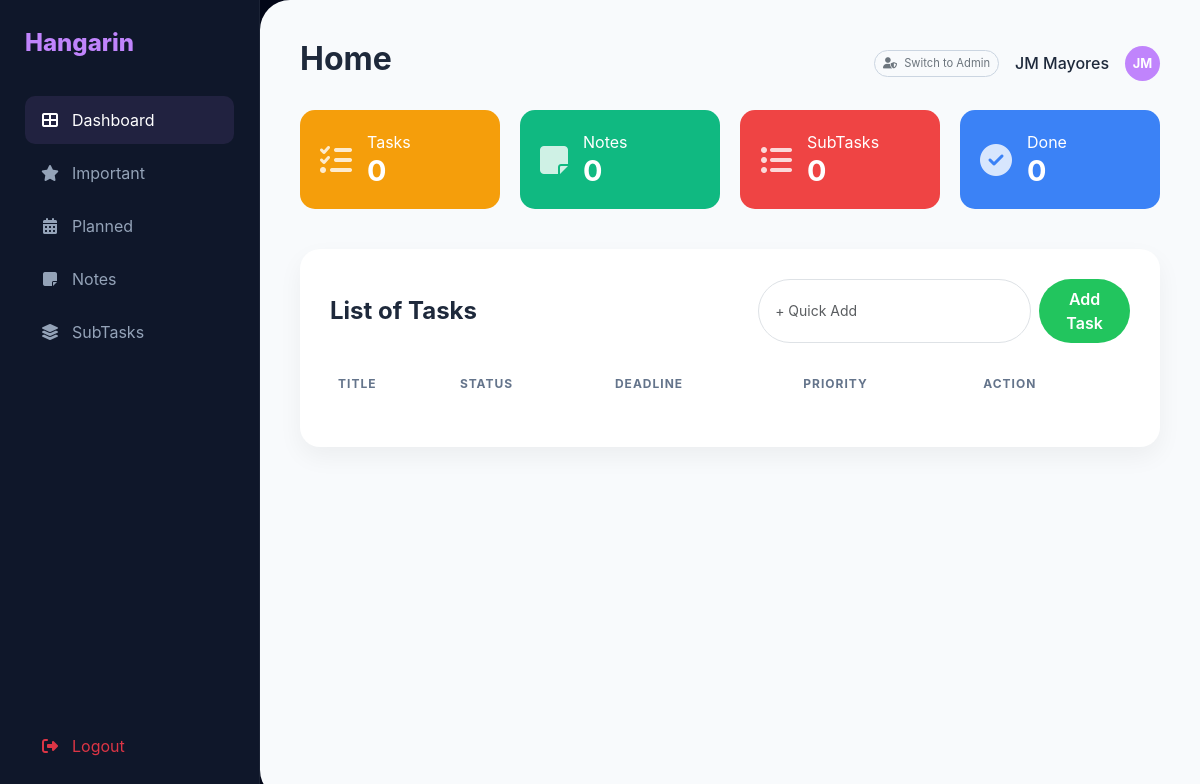
Page /dashboard/ on the earlier database version.
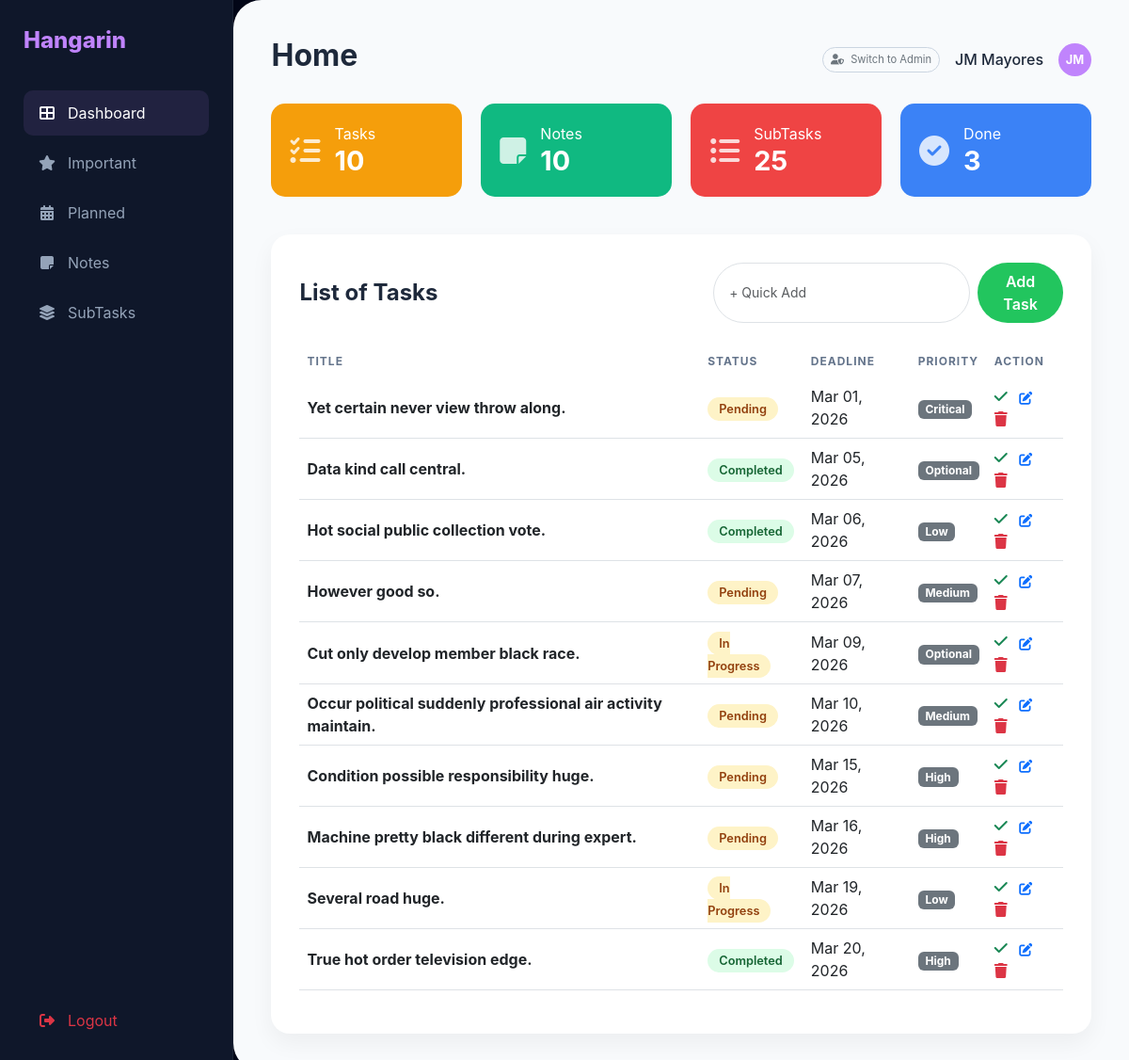
Same page on the later database version.
### hangarin/models.py (models this page shows, shortened)
class BaseModel(models.Model):
    created_at = models.DateTimeField(auto_now_add=True, db_index=True)
    updated_at = models.DateTimeField(auto_now=True)
    class Meta:
        abstract = True  # This ensures it's not created as a separate table [cite: 4431]

class Task(BaseModel):
    STATUS_CHOICES = [
        ("Pending", "Pending"),
        ("In Progress", "In Progress"),
        ("Completed", "Completed"),
    ]
    title = models.CharField(max_length=255)
    description = models.TextField()
    deadline = models.DateTimeField()
    status = models.CharField(
        max_length=50,
        choices=STATUS_CHOICES,
        default="Pending"
    )
    category = models.ForeignKey(Category, on_delete=models.CASCADE)
    priority = models.ForeignKey(Priority, on_delete=models.CASCADE)

class Priority(BaseModel):
    name = models.CharField(max_length=100)
    class Meta:
        verbose_name_plural = "Priorities"  # Refactor for correct grammar [cite: 4091]

### hangarin/views.py (the view)
# urls.py: path('dashboard/', views.dashboard, name='dashboard'),
def dashboard(request, filter_type=None):
    tasks = Task.objects.all().order_by('deadline')
    notes = Note.objects.all()
    subtasks = SubTask.objects.all()
    if filter_type == 'important':
        tasks = tasks.filter(priority__name__icontains="High")
    elif filter_type == 'planned':
        tasks = tasks.exclude(deadline__isnull=True)
    stats = {
        'total_tasks': Task.objects.count(),
        'total_notes': Note.objects.count(),
        'total_subtasks': SubTask.objects.count(),
        'completed_tasks': Task.objects.filter(status='Completed').count()
    }
    return render(request, 'hangarin/dashboard.html', {
        'tasks': tasks,
        'notes': notes,
        'subtasks': subtasks,
        'filter_type': filter_type,
        'stats': stats
    })

### hangarin/templates/hangarin/dashboard.html (shortened to what this page needs)
{% load static %}
{% load pwa %}
<!DOCTYPE html>
<html lang="en">
<head>
    <link href="https://cdn.jsdelivr.net/npm/bootstrap@5.3.0/dist/css/bootstrap.min.css" rel="stylesheet">
    <link rel="stylesheet" href="https://cdnjs.cloudflare.com/ajax/libs/font-awesome/6.4.0/css/all.min.css">
</head>
<body>
    <div class="sidebar">
        <div class="sidebar-brand">Hangarin</div>
        <a href="{% url 'dashboard' %}" class="nav-link {% if not filter_type %}active{% endif %}">
            <i class="fas fa-th-large"></i> Dashboard
        </a>
        <a href="{% url 'dashboard_filter' 'important' %}" class="nav-link {% if filter_type == 'important' %}active{% endif %}">
            <i class="fas fa-star"></i> Important
        </a>
        <a href="{% url 'dashboard_filter' 'planned' %}" class="nav-link {% if filter_type == 'planned' %}active{% endif %}">
            <i class="fas fa-calendar-alt"></i> Planned
        </a>
        <a href="{% url 'dashboard_filter' 'notes' %}" class="nav-link {% if filter_type == 'notes' %}active{% endif %}">
            <i class="fas fa-sticky-note"></i> Notes
        </a>
        <a href="{% url 'dashboard_filter' 'subtasks' %}" class="nav-link {% if filter_type == 'subtasks' %}active{% endif %}">
            <i class="fas fa-layer-group"></i> SubTasks
        </a>
        <div class="mt-auto">
            <a href="/logout" class="nav-link text-danger"><i class="fas fa-sign-out-alt"></i> Logout</a>
        </div>
    </div>
    <div class="main-wrapper">
        <div class="d-flex justify-content-between align-items-center mb-4">
            <h2 class="fw-bold">Home</h2>
            <div class="user-profile d-flex align-items-center">
                <a href="/admin/" class="btn btn-outline-secondary btn-sm rounded-pill me-3" style="font-size: 0.7rem; border-color: #cbd5e1;">
                    <i class="fas fa-user-shield me-1"></i> Switch to Admin
                </a>
                <span class="me-3 fw-medium">
                    {% if user.is_authenticated %}
                        {{ user.first_name }} {{ user.last_name|default:"JM Mayores" }}
                    {% else %}
                        JM Mayores
                    {% endif %}
                </span>
                <div class="rounded-circle d-flex align-items-center justify-content-center"
                    style="width: 35px; height: 35px; background: #c084fc; color: white; font-weight: bold; font-size: 0.8rem;">
                    JM
            </div>
</div>
        </div>
        <div class="stats-grid">
            <div class="stat-card" style="background: #f59e0b;">
                <i class="fas fa-tasks"></i>
                <div><p class="m-0">Tasks</p><h3>{{ stats.total_tasks }}</h3></div>
            </div>
            <div class="stat-card" style="background: #10b981;">
                <i class="fas fa-sticky-note"></i>
                <div><p class="m-0">Notes</p><h3>{{ stats.total_notes }}</h3></div>
            </div>
            <div class="stat-card" style="background: #ef4444;">
                <i class="fas fa-list-ul"></i>
                <div><p class="m-0">SubTasks</p><h3>{{ stats.total_subtasks }}</h3></div>
            </div>
            <div class="stat-card" style="background: #3b82f6;">
                <i class="fas fa-check-circle"></i>
                <div><p class="m-0">Done</p><h3>{{ stats.completed_tasks }}</h3></div>
            </div>
        </div>
        <div class="content-card">
            <div class="d-flex justify-content-between align-items-center mb-4">
                <h4 class="m-0 fw-bold">List of {{ filter_type|default:"Tasks"|title }}</h4>
                <form action="{% url 'add_task' %}" method="POST" class="d-flex gap-2">
                    <input type="text" name="title" class="form-control form-control-sm rounded-pill px-3" placeholder="+ Quick Add">
                    <button type="submit" class="rounded-pill-btn">Add Task</button>
                </form>
            </div>
            <div class="table-responsive">
                <table class="table">
                    <thead>
                        {% if filter_type == 'notes' %}
                        <tr><th>Task</th><th>Content</th><th>Action</th></tr>
                        {% elif filter_type == 'subtasks' %}
                        <tr><th>Parent Task</th><th>Title</th><th>Status</th><th>Action</th></tr>
                        {% else %}
                        <tr><th>Title</th><th>Status</th><th>Deadline</th><th>Priority</th><th>Action</th></tr>
                        {% endif %}
                    </thead>
                    <tbody>
                        {% if filter_type == 'notes' %}
                            {% for note in notes %}
                            <tr>
                                <td>{{ note.task.title }}</td>
                                <td>{{ note.content }}</td>
                                <td><a href="#" class="text-primary me-2">Edit</a> <a href="#" class="text-danger">Delete</a></td>
                            </tr>
                            {% endfor %}
                        {% else %}
                            {% for task in tasks %}
                            <tr>
                                <td class="fw-bold">{{ task.title }}</td>
                                <td><span class="status-badge {% if task.status == 'Completed' %}bg-completed{% else %}bg-pending{% endif %}">{{ task.status }}</span></td>
                                <td>{{ task.deadline|date:"M d, Y" }}</td>
                                <td><span class="badge bg-secondary">{{ task.priority.name }}</span></td>
                                <td>
                                    <a href="{% url 'complete_task' task.id %}" class="text-success me-2"><i class="fas fa-check"></i></a>
                                    <button onclick="let t=prompt('New Title','{{task.title}}');if(t)location.href='{% url 'edit_task' task.id %}?title='+t" class="btn btn-sm p-0 border-0 text-primary me-2"><i class="fas fa-edit"></i></button>
                                    <a href="{% url 'delete_task' task.id %}" class="text-danger"><i class="fas fa-trash"></i></a>
                                </td>
                            </tr>
                            {% endfor %}
                        {% endif %}
                    </tbody>
                </table>
            </div>
        </div>
    </div>
</body>
</html>

### hangarin/templates/hangarin/dashboard.html (style rules this page uses)
:root { --bg-dark: #020617; --sidebar-dark: #0f172a; --accent-purple: #c084fc; --content-bg: #f8fafc; }
body { background: var(--bg-dark); font-family: 'Inter', sans-serif; margin: 0; display: flex; height: 100vh; overflow: hidden; }
.sidebar { width: 260px; background: var(--sidebar-dark); padding: 25px; display: flex; flex-direction: column; border-right: 1px solid rgba(255,255,255,0.05); }
.sidebar-brand { color: var(--accent-purple); font-size: 1.5rem; font-weight: 800; margin-bottom: 35px; }
.nav-link { color: #94a3b8; padding: 12px 15px; border-radius: 10px; margin-bottom: 5px; text-decoration: none; display: flex; align-items: center; transition: 0.3s; }
.nav-link:hover, .nav-link.active { background: rgba(192, 132, 252, 0.1); color: white; }
.nav-link i { margin-right: 12px; width: 20px; text-align: center; }
.main-wrapper { flex-grow: 1; background: var(--content-bg); overflow-y: auto; padding: 40px; color: #1e293b; border-top-left-radius: 30px; border-bottom-left-radius: 30px; }
.stats-grid { display: grid; grid-template-columns: repeat(4, 1fr); gap: 20px; margin-bottom: 40px; }
.stat-card { padding: 20px; border-radius: 15px; color: white; display: flex; align-items: center; gap: 15px; }
.stat-card i { font-size: 2rem; opacity: 0.8; }
.stat-card h3 { margin: 0; font-size: 1.8rem; font-weight: 700; }
.content-card { background: white; border-radius: 20px; box-shadow: 0 10px 25px rgba(0,0,0,0.05); padding: 30px; }
.table { vertical-align: middle; }
.table thead th { border: none; color: #64748b; text-transform: uppercase; font-size: 0.75rem; letter-spacing: 1px; }
.rounded-pill-btn { background: #22c55e; border: none; padding: 8px 20px; color: white; border-radius: 50px; font-weight: 600; }
.status-badge { padding: 5px 12px; border-radius: 50px; font-size: 0.8rem; font-weight: 600; }
.bg-pending { background: #fef3c7; color: #92400e; }
.bg-completed { background: #dcfce7; color: #166534; }

Differences in the rows shown:
added Task: title "Yet certain never view throw along.", status "Pending", deadline "Mar 01, 2026", priority.name "Critical"
added Task: title "Data kind call central.", status "Completed", deadline "Mar 05, 2026", priority.name "Optional"
added Task: title "Hot social public collection vote.", status "Completed", deadline "Mar 06, 2026", priority.name "Low"
added Task: title "However good so.", status "Pending", deadline "Mar 07, 2026", priority.name "Medium"
added Task: title "Cut only develop member black race.", status "In Progress", deadline "Mar 09, 2026", priority.name "Optional"
added Task: title "Occur political suddenly professional air activity maintain.", status "Pending", deadline "Mar 10, 2026", priority.name "Medium"
added Task: title "Condition possible responsibility huge.", status "Pending", deadline "Mar 15, 2026", priority.name "High"
added Task: title "Machine pretty black different during expert.", status "Pending", deadline "Mar 16, 2026", priority.name "High"
added Task: title "Several road huge.", status "In Progress", deadline "Mar 19, 2026", priority.name "Low"
added Task: title "True hot order television edge.", status "Completed", deadline "Mar 20, 2026", priority.name "High"
Other differences:
{{ stats.total_tasks }}: "0" → "10"
{{ stats.total_notes }}: "0" → "10"
{{ stats.total_subtasks }}: "0" → "25"
{{ stats.completed_tasks }}: "0" → "3"
